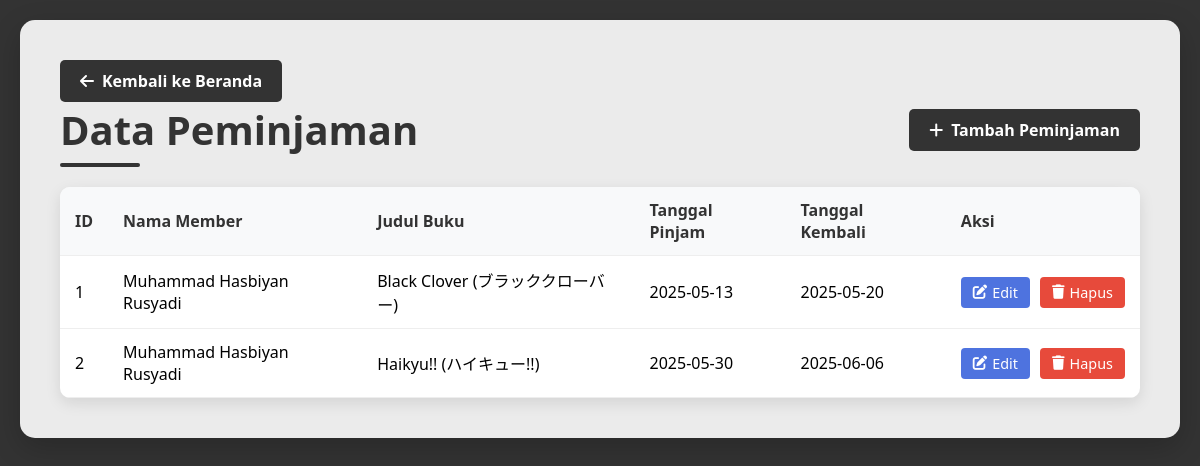
The app's page /Code/Peminjaman.php with its own data.
### tables this page shows
CREATE TABLE `peminjaman` (
  `id_member` int(11) NOT NULL,
  `id_buku` int(11) NOT NULL,
  `id_peminjaman` int(11) NOT NULL,
  `tgl_pinjam` date NOT NULL,
  `tgl_kembali` date NOT NULL
);

CREATE TABLE `member` (
  `id_member` int(11) NOT NULL,
  `nama_member` varchar(250) NOT NULL,
  `nomor_member` varchar(15) NOT NULL,
  `alamat` text NOT NULL,
  `tgl_mendaftar` datetime NOT NULL DEFAULT current_timestamp(),
  `tgl_terakhir_bayar` date NOT NULL DEFAULT current_timestamp()
);

CREATE TABLE `buku` (
  `id_buku` int(11) NOT NULL,
  `judul_buku` varchar(500) NOT NULL,
  `penulis` varchar(500) NOT NULL,
  `penerbit` varchar(250) NOT NULL,
  `tahun_terbit` int(11) NOT NULL
);

### Code/Model.php (called while the page is built, shortened)
<?php
function getAllLoans() {
    $conn = koneksiDB();
    $stmt = $conn->prepare("SELECT p.*, m.nama_member, b.judul_buku FROM peminjaman p JOIN member m ON p.id_member = m.id_member JOIN buku b ON p.id_buku = b.id_buku");
    $stmt->execute();
    return $stmt->fetchAll(PDO::FETCH_ASSOC);
}
?>

### Code/Peminjaman.php (the view, shortened to what this page needs)
<?php
require_once 'Model.php';
$loans = getAllLoans();
?>
<!DOCTYPE html>
<html lang="en">
<head>
    <link rel="stylesheet" href="https://cdnjs.cloudflare.com/ajax/libs/font-awesome/6.0.0-beta3/css/all.min.css">
</head>
<body>
    <div class="container">
        <a href="index.php" class="btn btn-secondary">
            <i class="fas fa-arrow-left"></i> Kembali ke Beranda
        </a>
        <div class="header">
            <h1>Data Peminjaman</h1>
            <a href="FormPeminjaman.php" class="btn btn-primary">
                <i class="fas fa-plus"></i> Tambah Peminjaman
            </a>
        </div>
        <table>
            <thead>
                <tr>
                    <th>ID</th>
                    <th>Nama Member</th>
                    <th>Judul Buku</th>
                    <th>Tanggal Pinjam</th>
                    <th>Tanggal Kembali</th>
                    <th>Aksi</th>
                </tr>
            </thead>
            <tbody>
                <?php foreach ($loans as $loan): ?>
                <tr>
                    <td><?= $loan['id_peminjaman'] ?></td>
                    <td><?= htmlspecialchars($loan['nama_member']) ?></td>
                    <td><?= htmlspecialchars($loan['judul_buku']) ?></td>
                    <td><?= $loan['tgl_pinjam'] ?></td>
                    <td><?= $loan['tgl_kembali'] ?></td>
                    <td>
                        <div class="action-buttons">
                            <a href="FormPeminjaman.php?id=<?= $loan['id_peminjaman'] ?>" class="action-btn edit-btn">
                                <i class="fas fa-edit"></i> Edit
                            </a>
                            <form method="post" style="display: inline;">
                                <button type="submit" class="action-btn delete-btn" onclick="return confirm('Hapus data peminjaman ini?')">
                                    <i class="fas fa-trash"></i> Hapus
                                </button>
                            </form>
                        </div>
                    </td>
                </tr>
                <?php endforeach; ?>
            </tbody>
        </table>
    </div>
</body>
</html>

### Code/Peminjaman.php (style rules this page uses)
* { margin: 0; padding: 0; box-sizing: border-box; font-family: 'Segoe UI', Tahoma, Geneva, Verdana, sans-serif; }
body { background-color: #333; min-height: 100vh; padding: 20px; background-attachment: fixed; }
.container { background-color: rgba(255, 255, 255, 0.9); border-radius: 15px; box-shadow: 0 10px 30px rgba(0, 0, 0, 0.2); padding: 40px; width: 100%; max-width: 1200px; margin: 0 auto; animation: fadeIn 0.5s ease-out; }
.header { display: flex; justify-content: space-between; align-items: center; margin-bottom: 30px; flex-wrap: wrap; gap: 20px; }
h1 { color: #333; font-size: 2.5rem; font-weight: 700; position: relative; display: inline-block; }
h1::after { content: ''; position: absolute; bottom: -10px; left: 0; width: 80px; height: 4px; background-color: #333; border-radius: 2px; }
.btn { padding: 10px 20px; border-radius: 5px; font-weight: 600; transition: all 0.3s ease; display: inline-flex; align-items: center; gap: 8px; text-decoration: none; cursor: pointer; }
.btn-primary { background-color: #333; color: white; border: none; }
.btn-secondary { background-color: #333; color: white; border: none; }
table { width: 100%; border-collapse: collapse; margin-top: 20px; background-color: white; border-radius: 10px; overflow: hidden; box-shadow: 0 5px 15px rgba(0, 0, 0, 0.1); }
th, td { padding: 12px 15px; text-align: left; border-bottom: 1px solid #eee; }
th { background-color: #f8f9fa; font-weight: 600; color: #333; }
.action-buttons { display: flex; gap: 10px; }
.action-btn { padding: 6px 12px; border-radius: 4px; text-decoration: none; font-size: 0.9rem; transition: all 0.2s ease; display: inline-flex; align-items: center; gap: 5px; }
.edit-btn { background-color: #4e73df; color: white; }
.delete-btn { background-color: #e74a3b; color: white; border: none; cursor: pointer; }

### records on screen
peminjaman: id_peminjaman "1", id_member.nama_member "Muhammad Hasbiyan Rusyadi", id_buku.judul_buku "Black Clover (ブラッククローバー)", tgl_pinjam "2025-05-13", tgl_kembali "2025-05-20"
peminjaman: id_peminjaman "2", id_member.nama_member "Muhammad Hasbiyan Rusyadi", id_buku.judul_buku "Haikyu!! (ハイキュー!!)", tgl_pinjam "2025-05-30", tgl_kembali "2025-06-06"
